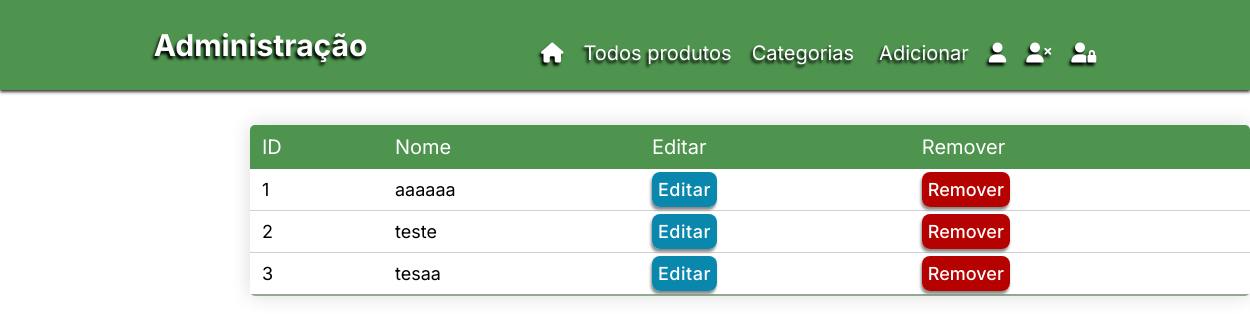
/category, run on an earlier commit of the app's database.
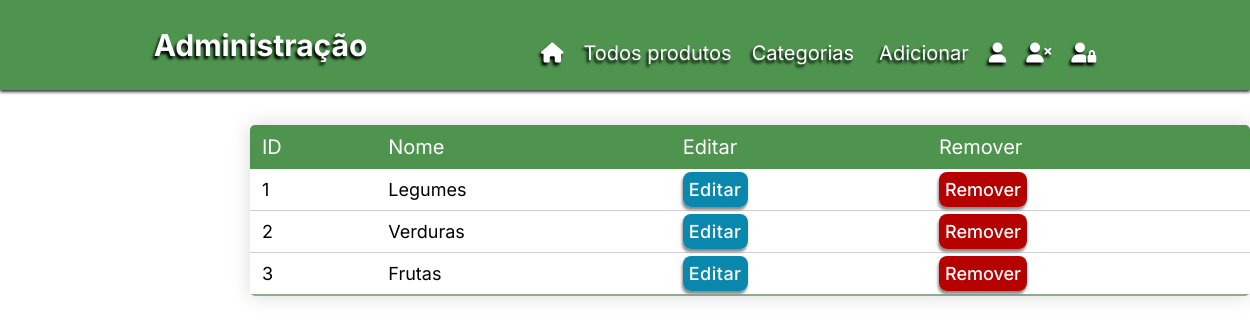
And on a later commit of the database.
### shop/produtos/models.py (models this page shows, shortened)
class Category(db.Model):
    id= db.Column(db.Integer, primary_key=True)
    name= db.Column(db.String(30), nullable=False, unique=True)

### shop/admin/routes.py (the view)
@app.route('/category')
def category():
    categories=  Category.query.order_by(Category.id.desc()).all()
    return render_template('admin/cat.html', title='Category page', categories=categories)

### shop/templates/admin/cat.html (shortened to what this page needs)
{% block content %}
<!DOCTYPE html>
<html lang="pt-br">
<head>
    <link rel="stylesheet" href="{{url_for('static', filename='css/style.css')}}">
</head>
<body>
    <nav class="navbar">
        <div class="logo">
            <a href="/admin" >
                <h1>Administração</h1>
            </a>
        </div>
        <ul class="nav-list">
            <li>
                <a href="/" title="LOJA.">
                    <i class="fa-solid fa-house"></i>
                </a>
            </li>
            <li><a href="/admin">Todos produtos</a></li>
            <li><a href="/category">Categorias</a></li>
            <div class="conteiner">
                <button class="click">Adicionar</button>
            </div>
            <li><a href="/admin/login" title="Login/Register">
                <i class="fa-solid fa-user"></i>
            </a>
            </li>
            <li>
                <a href="/logout" title="Logout">
                    <i class="fa-solid fa-user-xmark"></i>
                </a>
            </li>
            <li><a href="/admin" title="Área retrista">
                <i class="fa-solid fa-user-lock"></i>
            </a>
            </li>
        </ul>
    </nav>
    <table class="content-table">
        <thead>
            <tr>
                <th>ID</th>
                <th>Nome</th>
                <th>Editar</th>
                <th>Remover</th>
            </tr>
        </thead>
            {% if categories %}
            {% for category in categories %}
        <tbody>
                <td>{{loop.index}}</td>
                <td>{{category.name}}</td>
                <td>
                    <a href="{{url_for('updatecat', id=category.id)}}" class="btn-edit">
                        Editar
                    </a>
                </td>
                <td>
                    <a href="{{url_for('deletecat', id=category.id)}}" class="btn-delete">
                        Remover
                    </a>
                </td>
            {% endfor %}
            {% endif %}
        </tbody>
</body>
</html>
{% endblock content %}

What changed in the data, as far as the page shows it:
changed Category: name "aaaaaa" → "Legumes"
changed Category: name "teste" → "Verduras"
changed Category: name "tesaa" → "Frutas"
